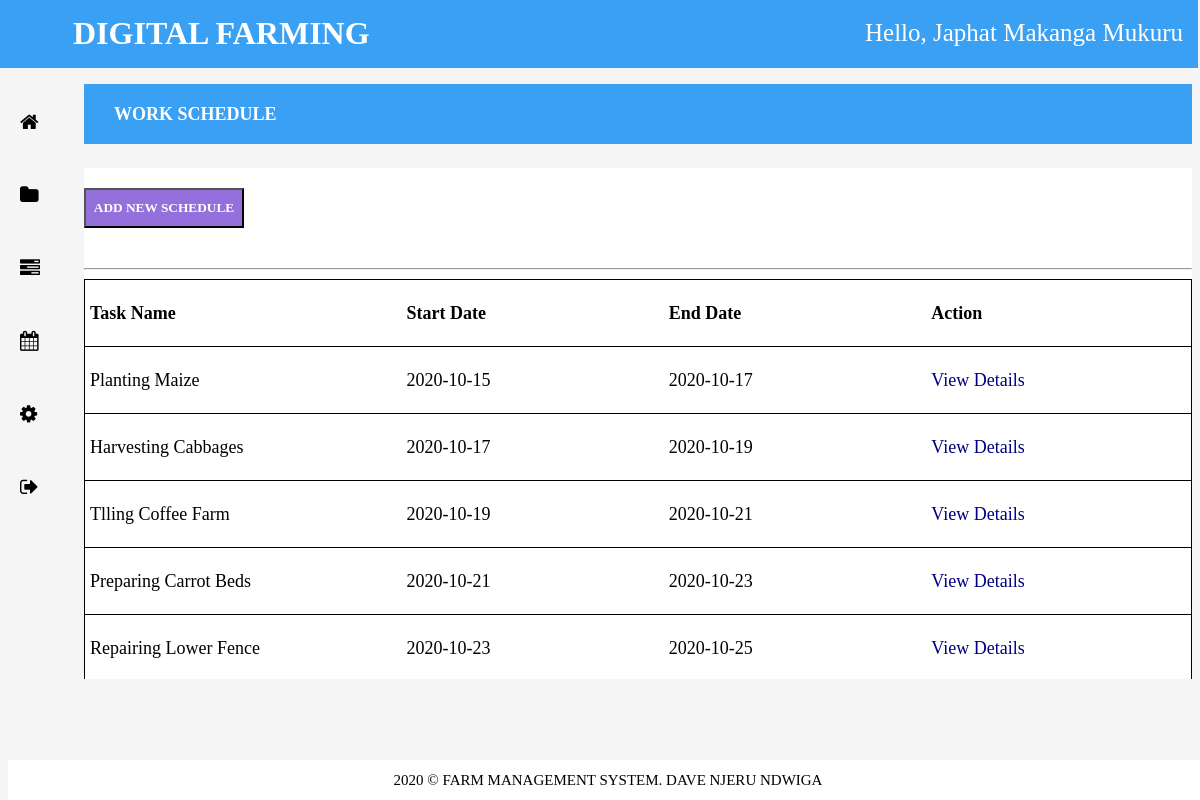
Page /work_schedule.php (signed in) on the committed database.
### tables this page shows
CREATE TABLE `tasks` (
  `task_id` int(11) NOT NULL,
  `task_name` varchar(25) NOT NULL,
  `start_date` date NOT NULL,
  `end_date` date NOT NULL,
  `description` varchar(255) NOT NULL
);

### session.php (called while the page is built, shortened)
<?php
include('dbconnection.php');
$user_check = $_SESSION['login_user'];
$mysqli= mysqli_query($mysqli,"select fullname from login where fullname = '$user_check' ");
$row = mysqli_fetch_array($mysqli,MYSQLI_ASSOC);
$login_session = $row['fullname'];
?>

### work_schedule.php (the view, shortened to what this page needs)
<?php include ('session.php'); ?>
<!DOCTYPE html>
<html>
<head>
    <link rel="stylesheet" href="styling.css?v=<?php echo time(); ?>">
    <link rel="stylesheet" href="https://cdnjs.cloudflare.com/ajax/libs/font-awesome/4.7.0/css/font-awesome.min.css">
</head>
<body>
<?php include 'navigation.php'; ?>
<div class="heading"><h4>WORK SCHEDULE</h4></div>
<div class="workspace">
    <div class="button"><a href="new_task.php"><button>ADD NEW SCHEDULE</button></a></div>
    <hr>
    <div id="work_table">
        <?php
        include 'dbconnection.php';
        $query = "select task_id, task_name, start_date, end_date from tasks";
        if($result = $mysqli->query($query)) {
        }
        else {
            echo "Error getting information from the database."."<br>";
        }
        echo "<table id='schedule'> <tr>";
        echo "<th>Task Name</th>";
        echo "<th>Start Date</th>";
        echo "<th>End Date</th>";
        echo "<th>Action</th>";
        echo "</tr\n>";
        while($result_ar = mysqli_fetch_assoc($result)) {
            echo "<tr>";
            echo "<td>".$result_ar['task_name']."</td>";
            echo "<td>".$result_ar['start_date']."</td>";
            echo "<td>".$result_ar['end_date']."</td>";
            echo "<td> <a href='workschedule.php? ID=".$result_ar['task_id']."'>View Details</a></td>";
            echo "</td></tr>\n";
        }
        echo "</table>";
        ?>
    </div>
</div>
<div class="empty"></div>
<div id="second">
    <?php include 'footer.php'; ?>
</div>
</body>
<html>

### navigation.php
<div id="navigator">
    <nav id="one">
        <label id="logo">DIGITAL FARMING</label>
        <div id="user">Hello, <?php echo $login_session; ?></div>
    </nav>
    <nav id="two">
        <ul>
            <li><a href="dashboard.php"><i class="fa fa-home" aria-hidden="true"></i>
                    <span class="home">Home</span></a></li>
            <li><a href="employees.php"><i class="fa fa-folder" aria-hidden="true"></i>
                    <span class="employees">Employees</span></a></li>
            <li><a href="work_schedule.php"><i class="fa fa-tasks" aria-hidden="true"></i>
                    <span class="schedule">Schedules</span></a></li>
            <li><a href="leaves.php"><i class="fa fa-calendar" aria-hidden="true"></i>
                    <span class="requests">Leave Requests</span></a></li>
            <li><a href="settings.php"><i class="fa fa-cog" aria-hidden="true"></i>
                    <span class="settings">Settings</span></a></li>
            <li><a href="logout.php"><i class="fa fa-sign-out" aria-hidden="true"></i>
                <span class="logout">LogOut</span></a></li>
        </ul>
    </nav>
</div>

### styling.css (style rules this page uses)
body { font-family: 'century gothic'; font-size: 18px; background-color: whitesmoke; }
#one { height: 70px; width: 100%; background: rgb(58, 160, 243); position: fixed; margin-top: -10px; margin-left: -10px; }
#two { height: 100%; width: 70px; background: whitesmoke; position: fixed; margin-top: 60px; margin-left: -8px; }
#logo { color: white; font-size: 32px; line-height: 70px; padding: 0 75px; font-weight: bold; }
#user { font-size: 25px; line-height: 70px; color: white; float: right; margin-right: 15px; }
#two ul { list-style: none; }
#two ul li { display: block; padding: 25px 0px; margin-left: -20px; }
#two ul li a { color: black; text-decoration: none; font-size: 20px; }
.empty { clear: both; padding-top: 70px; }
table th { width: 50px; }
a { text-decoration: none; color: navy; font-weight: 500; }
h4 { text-align: center; background-color: black; color: white; }
.heading { margin-left: 76px; padding-top: 52px; }
.heading h4 { background-color: rgb(58, 160, 243); height: 60px; line-height: 60px; text-align: left; padding-left: 30px; }
.workspace { margin-left: 76px; background-color: white; }
.button { padding-top: 20px; }
.button button { width: 160px; height: 40px; font-family: 'century gothic'; background-color: mediumpurple; font-weight: bold; }
.button a button { color: white; }
#schedule { border-collapse: collapse; width: 100%; }
#schedule tr { border: 1px solid black; }
#schedule td, #schedule tr, #schedule th { font-size: 18px; padding: 23px 87px 22px 5px; text-align: left; }
hr { margin-top: 40px; }
#work_table { height: 400px; overflow: auto; }

### rows in the picture
tasks: task_name "Planting Maize", start_date "2020-10-15", end_date "2020-10-17"
tasks: task_name "Harvesting Cabbages", start_date "2020-10-17", end_date "2020-10-19"
tasks: task_name "Tlling Coffee Farm", start_date "2020-10-19", end_date "2020-10-21"
tasks: task_name "Preparing Carrot Beds", start_date "2020-10-21", end_date "2020-10-23"
tasks: task_name "Repairing Lower Fence", start_date "2020-10-23", end_date "2020-10-25"

### other values in the picture
$login_session "Japhat Makanga Mukuru"
